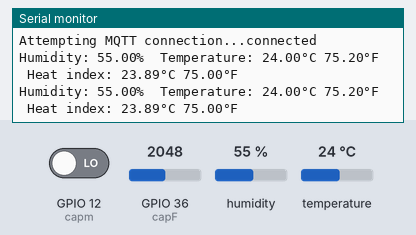
Simulated run of this sketch. Board: ESP32. On the bench: the last lines printed to the serial monitor. The inputs (shaded band) are chosen by the test bench; at power-on: humidity 55 %, temperature 24 °C, GPIO 12 (capm) LOW, GPIO 36 (capF) = 2048. WiFi joins after 1.5 s; servers stay silent unless stated; no MQTT or app messages arrive unless stated.

Above: at 3.8 s.
3.9 s: humidity set to 22 %
At 5.2 s:
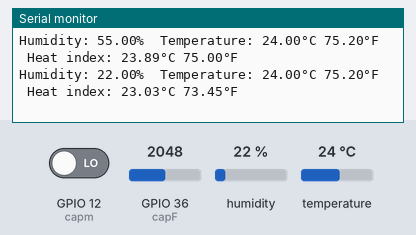
5.4 s: temperature set to 12 °C
At 6.6 s:
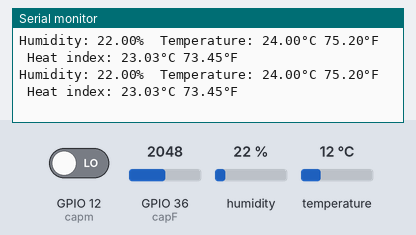
6.9 s: humidity set to 40 %
At 7.7 s:
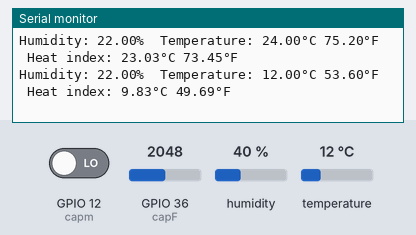
Timing chart, 0 to 9.9 s (numbered marks = the images above; inputs shaded):
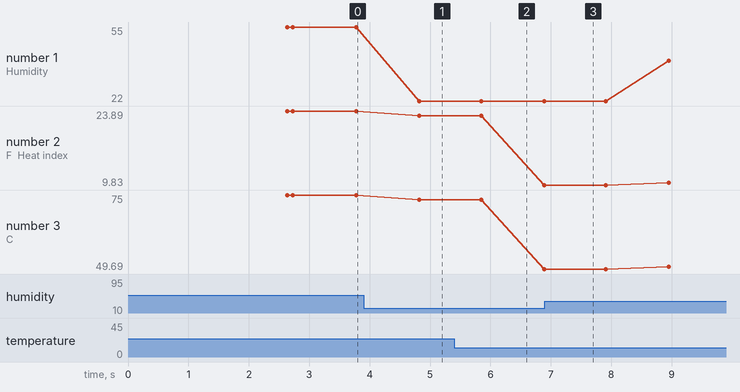

The sketch:

tempcampcheckwifi.ino
```cpp
#include <WiFi.h>
#include <PubSubClient.h>
#include "DHT.h"
#define capF A0
#define capm 12
#define DHTPIN 4
#define DHTTYPE DHT11
#define TOPIC "t"
#define TOPIC1 "h"
#define TOPIC2 "capm"
#define TOPIC3 "wc"
#define TOPIC4 "ip"
#define TOPIC5 "capF"

DHT dht(DHTPIN, DHTTYPE);  //type nom paramètres .
float t, h, f;
WiFiClient espClient;
PubSubClient mqtt(espClient);
const char* mqtt_server = "broker.emqx.io";  //broker.emqx.io" //IP
String statWifi;
IPAddress ip;
void setup() {

  pinMode(DHTPIN, INPUT);
  pinMode(capm, INPUT);
  pinMode(capF, INPUT);
  Serial.begin(9600);

  Serial.println("check_wifi");
  WiFi.mode(WIFI_STA);
  WiFi.begin("Ooredoo _M30_3E7A", "6DB5D10D");
  while (WiFi.status() != WL_CONNECTED) {
    delay(100);

    Serial.println("...echec");
    Serial.println(statWifi);  //si le wifi n'est pas connecté
  }
  Serial.println("");
  statWifi = "connecté";
  Serial.println(statWifi);
  Serial.println("WiFi connected");
  Serial.println("IP address: ");
  ip = WiFi.localIP();
  Serial.println(ip);
  //wifi connecté
  delay(100);
  mqtt.setServer(mqtt_server, 1883);
  dht.begin();
   delay(1000);
}

void loop() {


  h = dht.readHumidity();
  // Read temperature as Celsius (the default)
  t = dht.readTemperature();
  // Read temperature as Fahrenheit (isFahrenheit = true)
  f = dht.readTemperature(true);

  // Check if any reads failed and exit early (to try again).
  if (isnan(h) || isnan(t) || isnan(f)) {
    Serial.println(F("Failed to read from DHT sensor!"));
    return;
  }

  // Compute heat index in Fahrenheit (the default)
  float hif = dht.computeHeatIndex(f, h);
  // Compute heat index in Celsius (isFahreheit = false)
  float hic = dht.computeHeatIndex(t, h, false);

  Serial.print(F("Humidity: "));
  Serial.print(h);
  Serial.print(F("%  Temperature: "));
  Serial.print(t);
  Serial.print(F("°C "));
  Serial.print(f);
  Serial.print(F("°F  Heat index: "));
  Serial.print(hic);
  Serial.print(F("°C "));
  Serial.print(hif);
  Serial.println(F("°F"));
  String data_t = String(t);
  String data_h = String(h);
  String data_c = String(capm);
  String data_f = String(capF);

  int stat1 = digitalRead(capm);
  int stat = analogRead(capF);
if (mqtt.connected()) {
    // publish
    mqtt.publish(TOPIC, data_t.c_str());
    mqtt.publish(TOPIC1, data_h.c_str());
    mqtt.publish(TOPIC2, data_c.c_str());
    mqtt.publish(TOPIC4, ip.toString().c_str(), true);
    mqtt.publish(TOPIC5, data_f.c_str());
    mqtt.publish(TOPIC3, statWifi.c_str());
    delay(1000);
    mqtt.loop();
  } else {
    while (!mqtt.connected()) {
      Serial.print("Attempting MQTT connection...");
      // Attempt to connect
      if (mqtt.connect("oha")) {
        Serial.println("connected");
        // Once connected, publish an announcement...
      } else {
        Serial.print("failed, rc=");
        Serial.print(mqtt.state());
        Serial.println(" try again in 5 seconds");
        // Wait 5 seconds before retrying
        delay(5000);
      }
    }
  }
}
```

Measured:
- after the input at 3.9 s, the serial monitor: prints a new line after 0.92 s (image 1)
- plotted number 1: 55 → 22 after the input at 3.9 s, 22 → 40 after the input at 6.9 s
- plotted number 2: 23.89 → 23.03 after the input at 3.9 s, 23.03 → 9.83 after the input at 5.4 s, 9.83 → 10.3 after the input at 6.9 s
- plotted number 3: 75 → 73.45 after the input at 3.9 s, 73.45 → 49.69 after the input at 5.4 s, 49.69 → 50.54 after the input at 6.9 s
